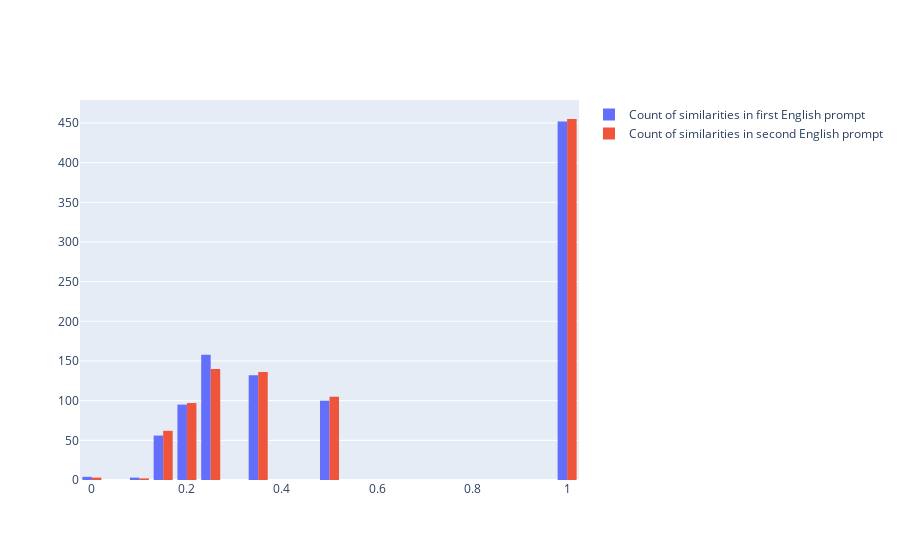

The notebook cell this image was saved under:
### Code cell
import plotly.graph_objects as go


fig = go.Figure()

fig.add_trace(go.Histogram(histfunc="count", y=dataset['similarity_eng_p1'], x=dataset['similarity_eng_p1'], name="Count of similarities in first English prompt"))
fig.add_trace(go.Histogram(histfunc="count", y=dataset['similarity_eng_p2'], x=dataset['similarity_eng_p2'], name="Count of similarities in second English prompt"))

fig.show()

### Figure 1 — Plotly figure (JSON) as saved in the notebook; plotly's stock layout.template omitted (floating-point values rounded to 4 significant figures; data arrays with more than 128 entries replaced by an {"elided": "..."} marker saying what was removed)
{"data": [{"histfunc": "count", "name": "Count of similarities in first English prompt", "type": "histogram", "x": {"elided": "1000 float values"}, "y": {"elided": "1000 float values"}}, {"histfunc": "count", "name": "Count of similarities in second English prompt", "type": "histogram", "x": {"elided": "1000 float values"}, "y": {"elided": "1000 float values"}}], "layout": {}}
